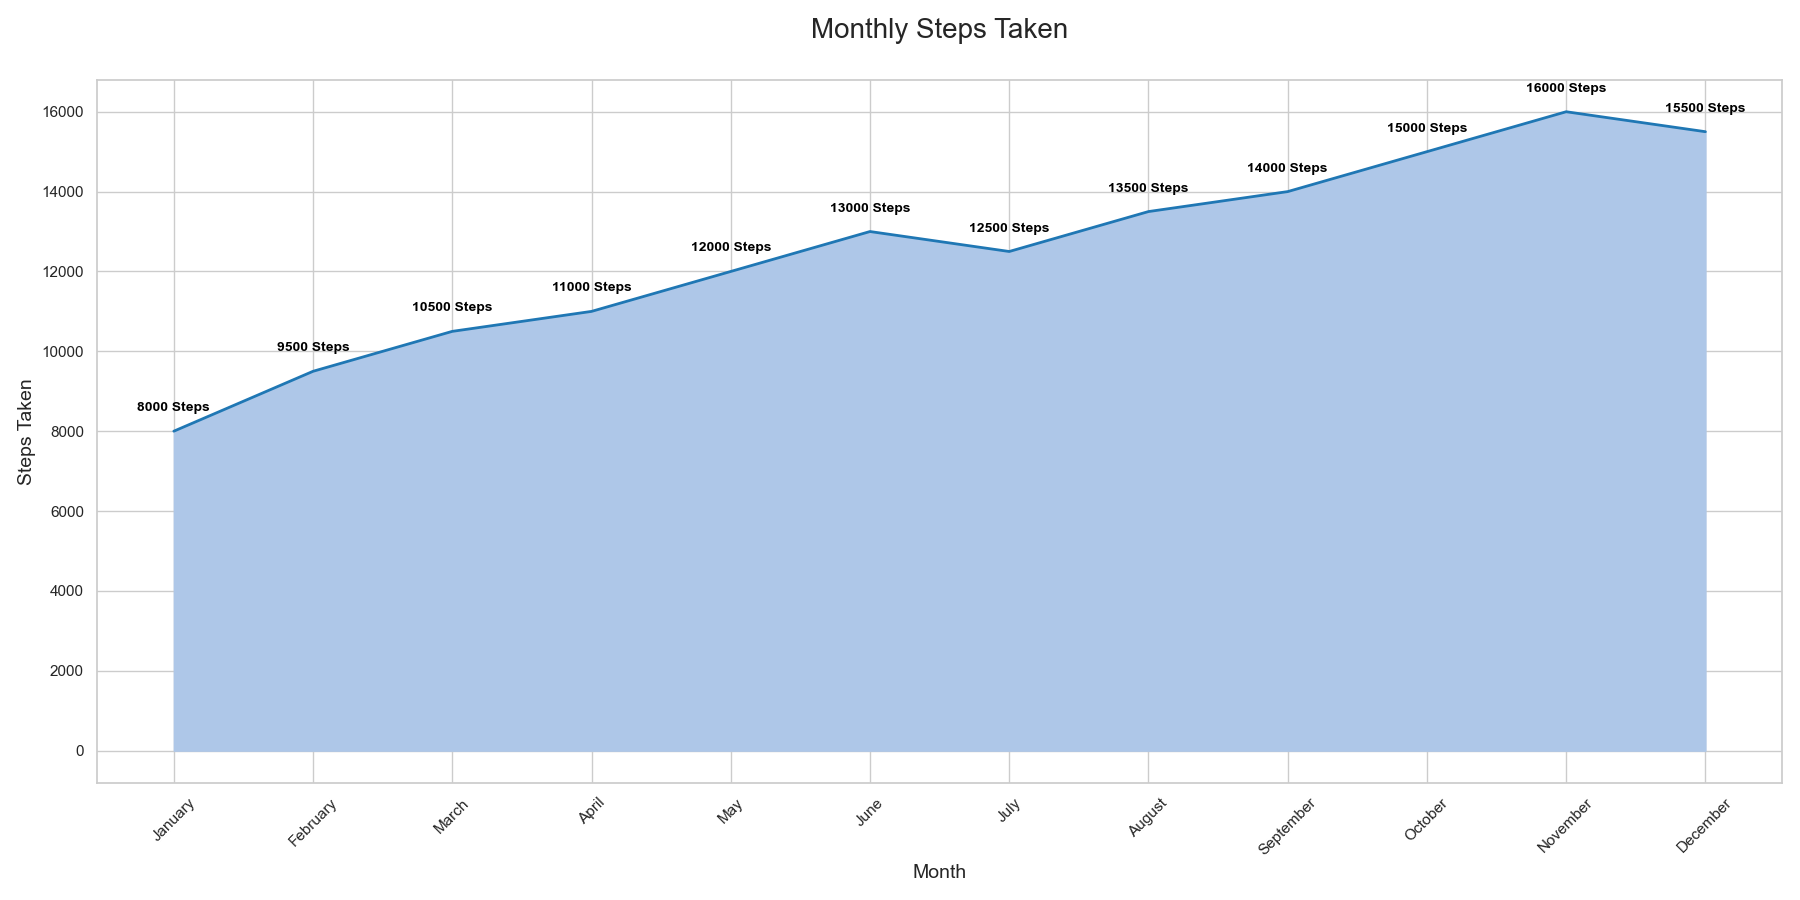

The Python source for this figure:

import pandas as pd
import seaborn as sns
import matplotlib.pyplot as plt

data = pd.DataFrame({
    "Month": ["January", "February", "March", "April", "May", "June", 
              "July", "August", "September", "October", "November", "December"],
    "Steps_Taken": [8000, 9500, 10500, 11000, 12000, 13000, 12500, 13500, 14000, 15000, 16000, 15500]
})

plt.figure(figsize=(18, 9))

sns.set_theme(style="whitegrid")
ax = sns.lineplot(
    x="Month",
    y="Steps_Taken",
    data=data,
    color="#1f77b4",
    linewidth=2
)
ax.fill_between(data["Month"], data["Steps_Taken"], color="#aec7e8")

for i in range(data.shape[0]):
    plt.text(data["Month"][i], data["Steps_Taken"][i] + 500, str(data["Steps_Taken"][i]) + ' Steps', 
             horizontalalignment='center', size='small', color='black', weight='semibold')

plt.xticks(rotation=45)

ax.set_title('Monthly Steps Taken', fontsize=20, pad=30)
ax.set_xlabel('Month', fontsize=14)
ax.set_ylabel('Steps Taken', fontsize=14)

plt.tight_layout()
plt.show()
